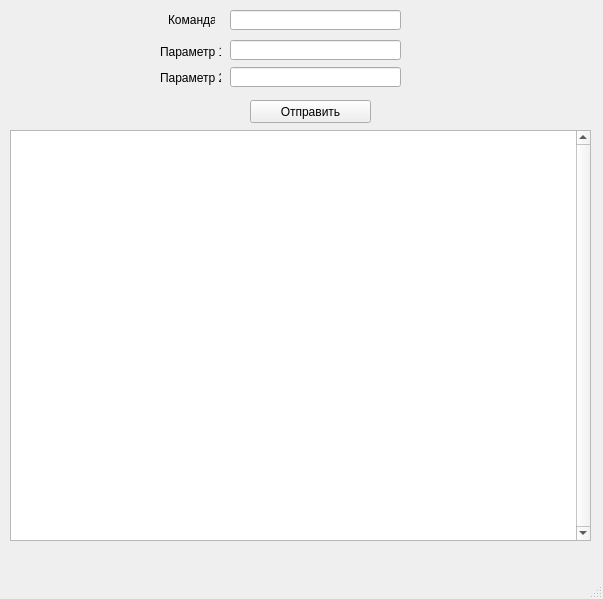
<?xml version="1.0" encoding="UTF-8"?>
<ui version="4.0">
 <class>Server</class>
 <widget class="QMainWindow" name="Server">
  <property name="geometry">
   <rect>
    <x>0</x>
    <y>0</y>
    <width>603</width>
    <height>599</height>
   </rect>
  </property>
  <property name="windowTitle">
   <string>Server</string>
  </property>
  <widget class="QWidget" name="centralwidget">
   <widget class="QPushButton" name="pushButton">
    <property name="geometry">
     <rect>
      <x>250</x>
      <y>100</y>
      <width>121</width>
      <height>23</height>
     </rect>
    </property>
    <property name="text">
     <string>Отправить</string>
    </property>
   </widget>
   <widget class="QLineEdit" name="lineCommand">
    <property name="geometry">
     <rect>
      <x>230</x>
      <y>10</y>
      <width>171</width>
      <height>20</height>
     </rect>
    </property>
   </widget>
   <widget class="QLabel" name="label_2">
    <property name="geometry">
     <rect>
      <x>160</x>
      <y>44</y>
      <width>61</width>
      <height>16</height>
     </rect>
    </property>
    <property name="text">
     <string>Параметр 1</string>
    </property>
   </widget>
   <widget class="QLabel" name="label_3">
    <property name="geometry">
     <rect>
      <x>160</x>
      <y>70</y>
      <width>61</width>
      <height>16</height>
     </rect>
    </property>
    <property name="text">
     <string>Параметр 2</string>
    </property>
   </widget>
   <widget class="QLineEdit" name="linePar2">
    <property name="geometry">
     <rect>
      <x>230</x>
      <y>67</y>
      <width>171</width>
      <height>20</height>
     </rect>
    </property>
   </widget>
   <widget class="QLabel" name="label">
    <property name="geometry">
     <rect>
      <x>168</x>
      <y>10</y>
      <width>47</width>
      <height>20</height>
     </rect>
    </property>
    <property name="text">
     <string>Команда</string>
    </property>
   </widget>
   <widget class="QLineEdit" name="linePar1">
    <property name="geometry">
     <rect>
      <x>230</x>
      <y>40</y>
      <width>171</width>
      <height>20</height>
     </rect>
    </property>
   </widget>
   <widget class="QTextEdit" name="textEdit">
    <property name="geometry">
     <rect>
      <x>10</x>
      <y>130</y>
      <width>581</width>
      <height>411</height>
     </rect>
    </property>
    <property name="verticalScrollBarPolicy">
     <enum>Qt::ScrollBarAlwaysOn</enum>
    </property>
   </widget>
  </widget>
  <widget class="QMenuBar" name="menubar">
   <property name="geometry">
    <rect>
     <x>0</x>
     <y>0</y>
     <width>603</width>
     <height>22</height>
    </rect>
   </property>
  </widget>
  <widget class="QStatusBar" name="statusbar"/>
 </widget>
 <resources/>
 <connections/>
</ui>
